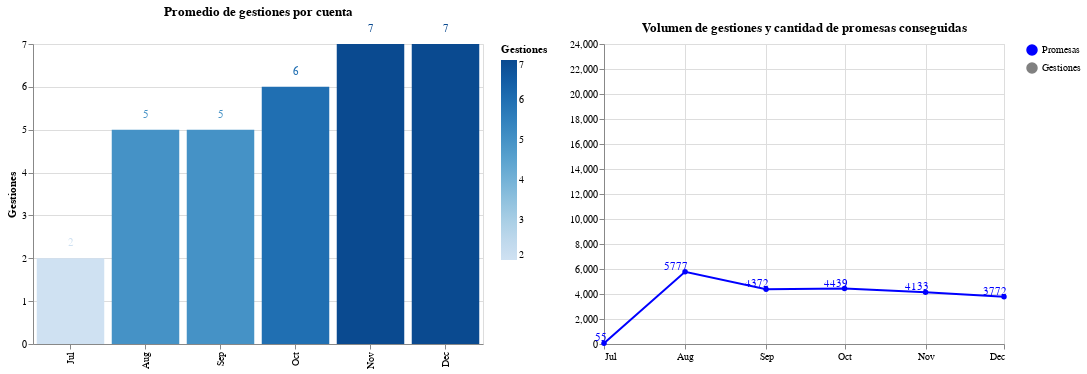

The cell this chart's notebook holds for it:
### Code cell
# Promedio de gestiones realizadas a una cuenta por mes
 
bar = alt.Chart(df_promedio_final).mark_bar().encode(
    y= alt.Y("IdCtaDesp", title="Gestiones"),
    x= alt.X("Mes", title = "",sort=['Mes']),
    color = alt.Color('IdCtaDesp', title = "Gestiones", scale = alt.Scale( scheme = "blues")),
    tooltip=[alt.Tooltip('IdCtaDesp',title="Gestiones")]
).properties(
    title="Promedio de gestiones por cuenta",
    width = 450
)

text_c1 = bar.mark_text(
    dx=0,
    dy=-15
).encode( 
    text=alt.Text('IdCtaDesp',format=",.0f") 
)

c1 = bar+text_c1

line = base.mark_line(point=alt.OverlayMarkDef(color="red")).encode(
    alt.Y("sum_promesas",title=""),
    tooltip=[alt.Tooltip('sum_promesas',title='Promesas')],
    color=alt.Color('line:N', scale=scale, title='')
)

text_line = line.mark_text(
    align='right',
    baseline='bottom',
    dx=3
).encode( 
    text='sum_promesas'
)

c2 = line+text_line



(c1 | c2)
